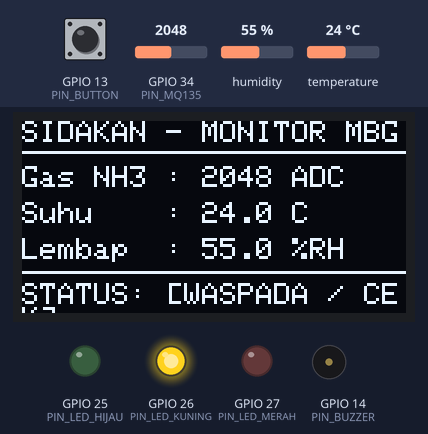
A sketch run on a simulated ESP32. Shown: 128×64 one-colour display, output pins drawn as LEDs (lit = HIGH), buzzer (waves = sounding, pin HIGH). The test bench sets the inputs (shaded band); at power-on: GPIO 34 (PIN_MQ135) = 2048, GPIO 13 (PIN_BUTTON) HIGH, temperature 24 °C, humidity 55 %. What the sketch prints to the serial monitor is not drawn.

Above: at 4.5 s.
4.6 s: GPIO 34 (PIN_MQ135) set to 2240
At 6.2 s:
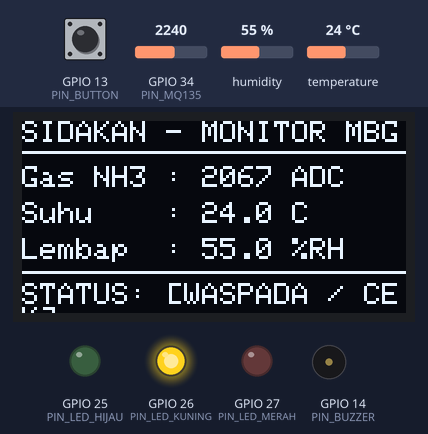
9.8 s: GPIO 13 (PIN_BUTTON) pulled LOW for 0.15 s
At 10.3 s:
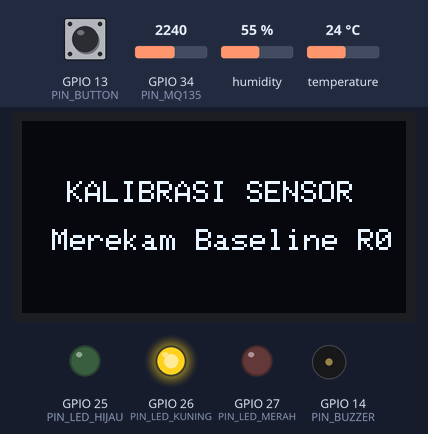
10.5 s: GPIO 34 (PIN_MQ135) set to 2156
At 11.85 s:
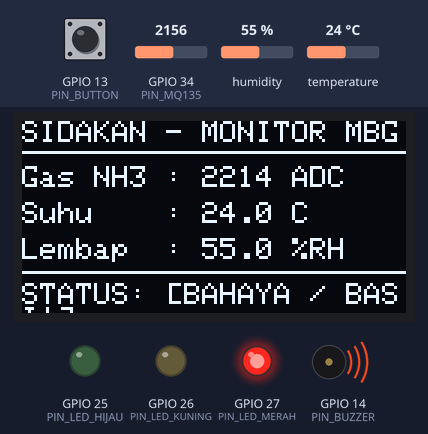
12.8 s: GPIO 34 (PIN_MQ135) set to 1160
At 13.7 s:
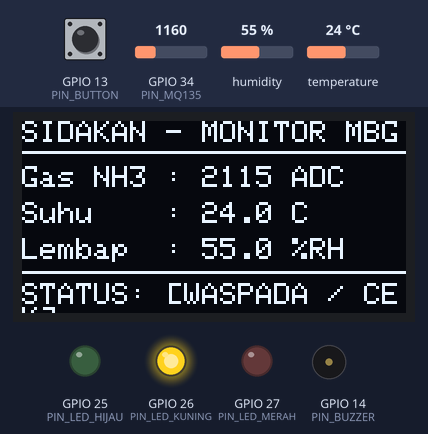
20.4 s: temperature set to 30 °C
At 22.3 s:
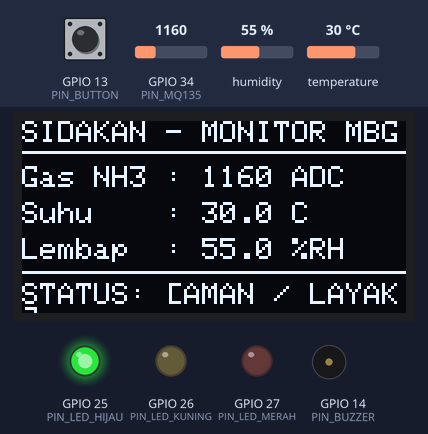
23.4 s: temperature set to 33 °C
At 24.7 s:
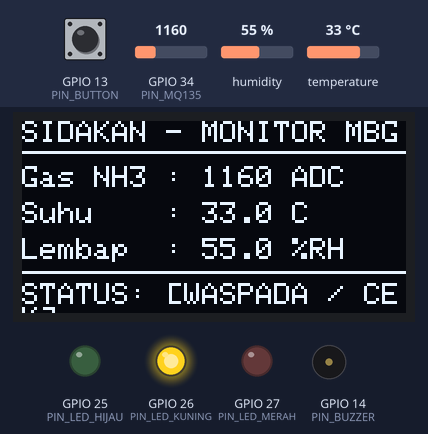
Timing chart, 0 to 26.4 s (numbered marks = the images above; inputs shaded):
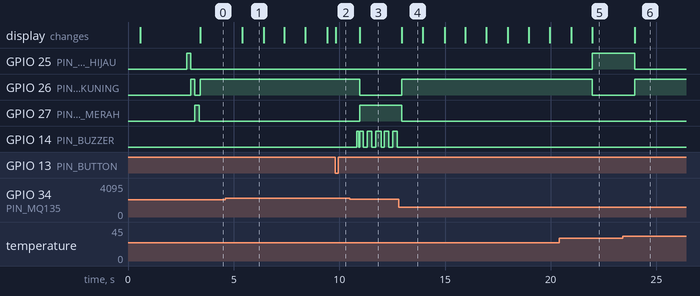

Measured:
- the behaviour switches between 2190 and 2189 on GPIO 34 (PIN_MQ135) (found by bisection; images 2 and 3)
- the behaviour switches between 31 and 32 °C on temperature (found by bisection; images 5 and 6)
- after the input at 4.6 s, the display: changes after 0.80 s (image 1)
- after the input at 9.8 s, the display: changes at once (image 2)
- after the input at 10.5 s, the display: changes after 0.46 s (image 3)
- after the input at 12.8 s, GPIO 26 (PIN_LED_KUNING): LOW → HIGH after 0.16 s instead of 2.2 s; GPIO 27 (PIN_LED_MERAH): HIGH → LOW after 0.16 s instead of 2.2 s; GPIO 14 (PIN_BUZZER): stops changing and stays LOW
- after the input at 23.4 s, GPIO 25 (PIN_LED_HIJAU): HIGH → LOW after 0.58 s; GPIO 26 (PIN_LED_KUNING): LOW → HIGH after 0.58 s; the display: changes after 0.58 s (image 6)

The sketch:

SIDAKAN_Firmware.ino
```cpp
/*
 * ==============================================================================
 * PROJEK KEPEMIMPINAN PPG PRAJABATAN - UNIVERSITAS PENDIDIKAN INDONESIA
 * SISTEM SIDAKAN (Sistem IoT Deteksi Dini Kelayakan Makanan MBG)
 * ==============================================================================
 * Mikrokontroler: ESP32-S (38-Pin / NodeMCU-32S)
 * Versi Firmware: 1.0.0 (Production Release)
 * Penulis: Anthonio Akbar, S.Kom. (NIM: 2530710)
 *
 * PEMETAAN PIN HARDWARE (ESP32-S 38-Pin):
 * - Pin 5  (Left)  : GPIO 34 (ADC1_CH6) -> Sensor Gas MQ-135 (Pin AOUT)
 * - Pin 26 (Right) : GPIO 25             -> Sensor Suhu & Kelembapan DHT11 (Pin DATA)
 * - Pin 33 (Right) : GPIO 21 (I2C SDA)  -> Layar OLED SSD1306 0.96" (Pin SDA)
 * - Pin 36 (Right) : GPIO 22 (I2C SCL)  -> Layar OLED SSD1306 0.96" (Pin SCL)
 * - Pin 9  (Left)  : GPIO 25            -> Indikator LED Hijau (Status: AMAN)
 * - Pin 10 (Left)  : GPIO 26            -> Indikator LED Kuning (Status: WASPADA)
 * - Pin 11 (Left)  : GPIO 27            -> Indikator LED Merah (Status: BAHAYA)
 * - Pin 12 (Left)  : GPIO 14            -> Active Buzzer 5V (Alarm Bunyi)
 * - Pin 15 (Left)  : GPIO 13            -> Push Button Kalibrasi / Reset (INPUT_PULLUP)
 * - Pin 19 (Left)  : VIN / 5V           -> Rel Catu Daya 5V (Pemanas MQ-135)
 * - Pin 1  (Left)  : 3V3                -> Rel Catu Daya 3.3V (DHT11 & OLED)
 * - Pin 14 (Left)  : GND                -> Rel Ground Bersama (Common Ground)
 *
 * PERINGATAN KRUSIAL:
 * Jangan menggunakan GPIO 6, 7, 8, 9, 10, 11 (Pin Fisik 16-18 & 20-22) karena
 * terhubung langsung secara internal ke chip memori SPI Flash.
 * ==============================================================================
 */

#include <Wire.h>
#include <Adafruit_GFX.h>
#include <Adafruit_SSD1306.h>
#include <DHT.h>

// ------------------------------------------------------------------------------
// DEFINISI KONFIGURASI PIN FISIK ESP32-S (38-PIN)
// ------------------------------------------------------------------------------
#define PIN_MQ135       34      // ADC1_CH6 (Hanya Input, bebas konflik Wi-Fi)
#define PIN_DHT         4       // GPIO 4 (Digital I/O dengan Pull-Up 10k Ohm)
#define PIN_LED_HIJAU   25      // GPIO 25 (Status AMAN)
#define PIN_LED_KUNING  26      // GPIO 26 (Status WASPADA)
#define PIN_LED_MERAH   27      // GPIO 27 (Status BAHAYA)
#define PIN_BUZZER      14      // GPIO 14 (Active Buzzer Alarm)
#define PIN_BUTTON      13      // GPIO 13 (Tombol Kalibrasi / Reset Mode)

// ------------------------------------------------------------------------------
// KONFIGURASI MODUL DISPLAY OLED SSD1306 (128x64 Pixel)
// ------------------------------------------------------------------------------
#define SCREEN_WIDTH    128     // Lebar layar dalam satuan pixel
#define SCREEN_HEIGHT   64      // Tinggi layar dalam satuan pixel
#define OLED_RESET      -1      // Reset pin (-1 jika berbagi pin reset mikrokontroler)
#define OLED_I2C_ADDR   0x3C    // Alamat I2C default layar OLED (atau 0x3D)

Adafruit_SSD1306 display(SCREEN_WIDTH, SCREEN_HEIGHT, &Wire, OLED_RESET);

// ------------------------------------------------------------------------------
// KONFIGURASI SENSOR DHT11
// ------------------------------------------------------------------------------
#define DHTTYPE         DHT11   // Tipe sensor DHT (DHT11)
DHT dht(PIN_DHT, DHTTYPE);

// ------------------------------------------------------------------------------
// PARAMETER AMBANG BATAS & KALIBRASI SISTEM (TRI-STATE)
// ------------------------------------------------------------------------------
// Nilai ADC Sensor Gas MQ-135 (Rentang 12-bit ESP32: 0 - 4095)
const int THRESHOLD_GAS_WARNING = 1200; // Mulai terdeteksi gas amonia/dekomposisi ringan
const int THRESHOLD_GAS_DANGER  = 2200; // Dekomposisi protein pekat (Makanan Tidak Layak)

// Ambang Batas Suhu Lingkungan (°C) Mengacu Standar "Danger Zone" WHO
const float THRESHOLD_TEMP_WARNING = 32.0; // Suhu ruang mulai mempercepat kolonisasi bakteri
const float THRESHOLD_TEMP_DANGER  = 38.0; // Suhu kritis akselerasi pembusukan biologis

// Enumerasi Status Kelayakan Tri-State
enum SystemStatus {
  STATUS_AMAN,
  STATUS_WASPADA,
  STATUS_BAHAYA
};

SystemStatus currentStatus = STATUS_AMAN;

// ------------------------------------------------------------------------------
// VARIABEL PENGATUR WAKTU NON-BLOCKING (MILLIS)
// ------------------------------------------------------------------------------
unsigned long previousMillisSensor = 0;   // Waktu pencatatan sensor terakhir
const long intervalSensor = 1000;         // Interval pembacaan sensor (1 detik)

unsigned long previousMillisBuzzer = 0;   // Waktu toggle buzzer alarm
bool buzzerState = false;                 // Status hidup/mati buzzer pada mode bahaya

// Filter Rata-rata Bergerak (Rolling Average) untuk Menghilangkan Derau ADC
const int NUM_READINGS = 10;
int gasReadings[NUM_READINGS];
int readIndex = 0;
long totalGas = 0;
int averageGas = 0;

// ==============================================================================
// FUNGSI INISIALISASI (SETUP)
// ==============================================================================
void setup() {
  // 1. Inisialisasi Komunikasi Serial UART (Kecepatan 115200 Baud)
  Serial.begin(115200);
  delay(500);
  Serial.println(F("\n=================================================="));
  Serial.println(F("   SISTEM SIDAKAN - PENGUJIAN KELAYAKAN MAKANAN"));
  Serial.println(F("   Projek Kepemimpinan PPG Prajabatan Informatika"));
  Serial.println(F("=================================================="));

  // 2. Inisialisasi Mode Pin GPIO
  pinMode(PIN_LED_HIJAU, OUTPUT);
  pinMode(PIN_LED_KUNING, OUTPUT);
  pinMode(PIN_LED_MERAH, OUTPUT);
  pinMode(PIN_BUZZER, OUTPUT);
  pinMode(PIN_BUTTON, INPUT_PULLUP); // Memanfaatkan resistor pull-up internal ESP32

  // Matikan semua aktuator di awal
  digitalWrite(PIN_LED_HIJAU, LOW);
  digitalWrite(PIN_LED_KUNING, LOW);
  digitalWrite(PIN_LED_MERAH, LOW);
  digitalWrite(PIN_BUZZER, LOW);

  // 3. Inisialisasi Bus I2C & Layar OLED SSD1306 (GPIO 21 = SDA, GPIO 22 = SCL)
  Wire.begin(21, 22);
  if (!display.begin(SSD1306_SWITCHCAPVCC, OLED_I2C_ADDR)) {
    Serial.println(F("[ERROR] Layar OLED SSD1306 tidak terdeteksi pada alamat 0x3C!"));
    // Beri kedip LED Merah jika OLED gagal terdeteksi
    for (int i = 0; i < 5; i++) {
      digitalWrite(PIN_LED_MERAH, HIGH);
      delay(150);
      digitalWrite(PIN_LED_MERAH, LOW);
      delay(150);
    }
  } else {
    Serial.println(F("[OK] Layar OLED SSD1306 berhasil diinisialisasi."));
    display.clearDisplay();
    display.setTextColor(SSD1306_WHITE);

    // Tampilan Layar Splash Pembuka
    display.setTextSize(1);
    display.setCursor(18, 10);
    display.print(F("SISTEM SIDAKAN"));
    display.setCursor(12, 26);
    display.print(F("Deteksi Pangan MBG"));
    display.setCursor(15, 42);
    display.print(F("PPG PRAJABATAN UPI"));
    display.display();
    delay(2000);
  }

  // 4. Inisialisasi Sensor DHT11
  dht.begin();
  Serial.println(F("[OK] Sensor Suhu & Kelembapan DHT11 aktif."));

  // 5. Inisialisasi Array Filter Pembacaan Gas MQ-135
  for (int i = 0; i < NUM_READINGS; i++) {
    gasReadings[i] = analogRead(PIN_MQ135);
    totalGas += gasReadings[i];
    delay(20);
  }
  averageGas = totalGas / NUM_READINGS;
  Serial.println(F("[OK] Filter awal MQ-135 selesai dihitung."));

  // Self-Test Singkat Indikator LED (Blink Test)
  digitalWrite(PIN_LED_HIJAU, HIGH);
  delay(200);
  digitalWrite(PIN_LED_HIJAU, LOW);
  digitalWrite(PIN_LED_KUNING, HIGH);
  delay(200);
  digitalWrite(PIN_LED_KUNING, LOW);
  digitalWrite(PIN_LED_MERAH, HIGH);
  delay(200);
  digitalWrite(PIN_LED_MERAH, LOW);

  Serial.println(F("[READY] Sistem SIDAKAN Siap Beroperasi Normal.\n"));
}

// ==============================================================================
// LOOP UTAMA (EKSEKUSI PROGRAM SECARA BERKELANJUTAN)
// ==============================================================================
void loop() {
  unsigned long currentMillis = millis();

  // ----------------------------------------------------------------------------
  // SIKLUS PEMBACAAN SENSOR & EVALUASI (SETIAP 1 DETIK)
  // ----------------------------------------------------------------------------
  if (currentMillis - previousMillisSensor >= intervalSensor) {
    previousMillisSensor = currentMillis;

    // 1. Membaca Sensor Gas MQ-135 dengan Rolling Average
    int rawGas = analogRead(PIN_MQ135);
    totalGas = totalGas - gasReadings[readIndex];
    gasReadings[readIndex] = rawGas;
    totalGas = totalGas + gasReadings[readIndex];
    readIndex = (readIndex + 1) % NUM_READINGS;
    averageGas = totalGas / NUM_READINGS;

    // 2. Membaca Sensor Suhu & Kelembapan DHT11
    float temperature = dht.readTemperature();
    float humidity = dht.readHumidity();

    // Validasi Pembacaan DHT11
    if (isnan(temperature) || isnan(humidity)) {
      Serial.println(F("[WARN] Gagal membaca data dari sensor DHT11! Periksa kabel jumper."));
      temperature = 0.0;
      humidity = 0.0;
    }

    // 3. Evaluasi Logika Klasifikasi Tri-State
    if (averageGas >= THRESHOLD_GAS_DANGER || temperature >= THRESHOLD_TEMP_DANGER) {
      currentStatus = STATUS_BAHAYA;
    } else if (averageGas >= THRESHOLD_GAS_WARNING || temperature >= THRESHOLD_TEMP_WARNING) {
      currentStatus = STATUS_WASPADA;
    } else {
      currentStatus = STATUS_AMAN;
    }

    // 4. Update Tampilan Layar OLED SSD1306
    updateOLED(averageGas, temperature, humidity, currentStatus);

    // 5. Cetak Data Log ke Serial Monitor untuk Pemantauan Komputer
    printSerialLog(averageGas, temperature, humidity, currentStatus);
  }

  // ----------------------------------------------------------------------------
  // KONTROL AKTUATOR INDIKATOR DAN ALARM
  // ----------------------------------------------------------------------------
  updateActuators(currentStatus, currentMillis);

  // ----------------------------------------------------------------------------
  // DETEKSI PENEKANAN TOMBOL RESET / KALIBRASI
  // ----------------------------------------------------------------------------
  if (digitalRead(PIN_BUTTON) == LOW) {
    handleButtonPress();
  }
}

// ==============================================================================
// FUNGSI UPDATE LAYAR OLED (ANTARMUKA VISUAL LOKAL)
// ==============================================================================
void updateOLED(int gasValue, float temp, float hum, SystemStatus status) {
  display.clearDisplay();

  // Header Judul Layar
  display.setTextSize(1);
  display.setTextColor(SSD1306_WHITE);
  display.setCursor(0, 0);
  display.print(F("SIDAKAN - MONITOR MBG"));
  display.drawLine(0, 10, 127, 10, SSD1306_WHITE);

  // Pembacaan Parameter Fisik
  display.setCursor(0, 15);
  display.print(F("Gas NH3 : "));
  display.print(gasValue);
  display.print(F(" ADC"));

  display.setCursor(0, 27);
  display.print(F("Suhu    : "));
  display.print(temp, 1);
  display.print(F(" C"));

  display.setCursor(0, 39);
  display.print(F("Lembap  : "));
  display.print(hum, 1);
  display.print(F(" %RH"));

  // Baris Status Kelayakan Pangan (Inverse Banner untuk Menarik Perhatian)
  display.drawLine(0, 50, 127, 50, SSD1306_WHITE);
  display.setCursor(0, 54);
  display.print(F("STATUS: "));

  switch (status) {
    case STATUS_AMAN:
      display.print(F("[AMAN / LAYAK]"));
      break;
    case STATUS_WASPADA:
      display.print(F("[WASPADA / CEK]"));
      break;
    case STATUS_BAHAYA:
      display.print(F("[BAHAYA / BASI!]"));
      break;
  }

  display.display();
}

// ==============================================================================
// FUNGSI KONTROL AKTUATOR (LED & BUZZER)
// ==============================================================================
void updateActuators(SystemStatus status, unsigned long currentMillis) {
  switch (status) {
    case STATUS_AMAN:
      digitalWrite(PIN_LED_HIJAU, HIGH);
      digitalWrite(PIN_LED_KUNING, LOW);
      digitalWrite(PIN_LED_MERAH, LOW);
      digitalWrite(PIN_BUZZER, LOW);
      break;

    case STATUS_WASPADA:
      digitalWrite(PIN_LED_HIJAU, LOW);
      digitalWrite(PIN_LED_KUNING, HIGH);
      digitalWrite(PIN_LED_MERAH, LOW);
      digitalWrite(PIN_BUZZER, LOW);
      break;

    case STATUS_BAHAYA:
      digitalWrite(PIN_LED_HIJAU, LOW);
      digitalWrite(PIN_LED_KUNING, LOW);
      digitalWrite(PIN_LED_MERAH, HIGH);

      // Buzzer berbunyi bip berirama (pulsing) setiap 200 ms
      if (currentMillis - previousMillisBuzzer >= 200) {
        previousMillisBuzzer = currentMillis;
        buzzerState = !buzzerState;
        digitalWrite(PIN_BUZZER, buzzerState ? HIGH : LOW);
      }
      break;
  }
}

// ==============================================================================
// FUNGSI PENEKANAN TOMBOL RESET / KALIBRASI CEPAT
// ==============================================================================
void handleButtonPress() {
  Serial.println(F("\n[TOMBOL DITEKAN] Memulai Kalibrasi Ulang Sensor MQ-135..."));

  // Tampilkan pesan kalibrasi di layar OLED
  display.clearDisplay();
  display.setTextSize(1);
  display.setCursor(15, 20);
  display.print(F("KALIBRASI SENSOR"));
  display.setCursor(10, 36);
  display.print(F("Merekam Baseline R0"));
  display.display();

  // Hitung ulang baseline dalam 2 detik
  totalGas = 0;
  for (int i = 0; i < NUM_READINGS; i++) {
    gasReadings[i] = analogRead(PIN_MQ135);
    totalGas += gasReadings[i];
    delay(100);
  }
  averageGas = totalGas / NUM_READINGS;

  Serial.print(F("[INFO] Nilai Baseline Baru Tercatat: "));
  Serial.println(averageGas);

  // Bunyikan buzzer singkat tanda kalibrasi sukses
  digitalWrite(PIN_BUZZER, HIGH);
  delay(100);
  digitalWrite(PIN_BUZZER, LOW);

  // Tunggu hingga tombol dilepas agar tidak memicu loop ganda (Debouncing sederhana)
  while (digitalRead(PIN_BUTTON) == LOW) {
    delay(10);
  }
}

// ==============================================================================
// FUNGSI LOGGING SERIAL MONITOR
// ==============================================================================
void printSerialLog(int gasValue, float temp, float hum, SystemStatus status) {
  Serial.print(F("Time: "));
  Serial.print(millis() / 1000);
  Serial.print(F("s | Gas ADC: "));
  Serial.print(gasValue);
  Serial.print(F(" | Temp: "));
  Serial.print(temp, 1);
  Serial.print(F(" C | Humidity: "));
  Serial.print(hum, 1);
  Serial.print(F(" %RH | Status: "));

  switch (status) {
    case STATUS_AMAN:
      Serial.println(F("AMAN (Hijau)"));
      break;
    case STATUS_WASPADA:
      Serial.println(F("WASPADA (Kuning)"));
      break;
    case STATUS_BAHAYA:
      Serial.println(F("BAHAYA (Merah + Buzzer ON!)"));
      break;
  }
}
```
